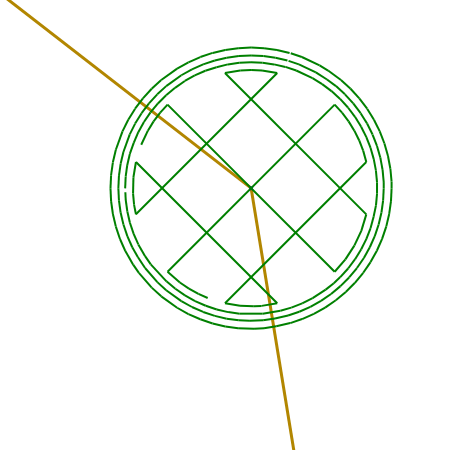
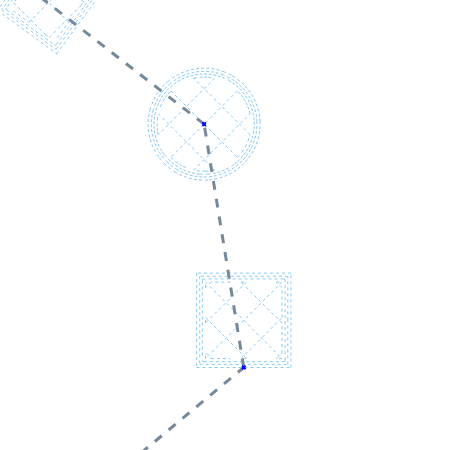
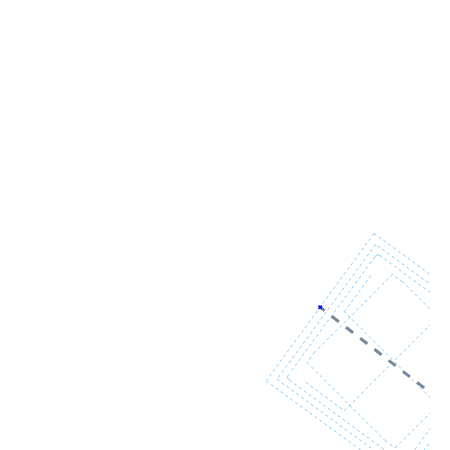
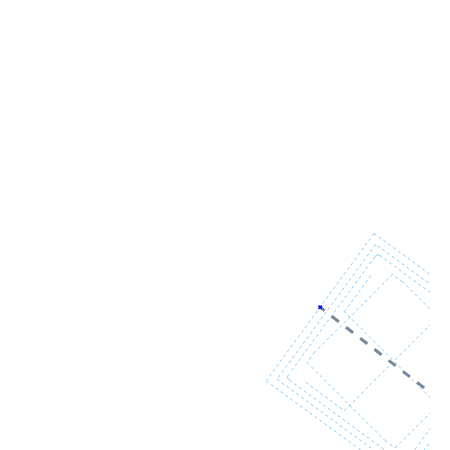

The cell these charts' notebook holds for them, in order:
### Code cell
test_layer = 4
figs = plotting.plot_steps(threader.layer_steps[test_layer], template='plotly_white',
    styles=paper_styles,
    zoom_box=((60.2, 90.2), (69.8, 109.8)),
    show_args={
        'xaxis':dict(showgrid=False, showticklabels=False),
        'yaxis':dict(showgrid=False, showticklabels=False)
    },
                           #show=False
                          )#, prev_layer=gcode.layers[test_layer-1], prev_layer_only_outline=False, preview_layer=False)
#plotting.plot_test(threader.layer_steps[1])

### Figure 1 — Plotly figure (JSON) as saved in the notebook; plotly's stock layout.template omitted (floating-point values rounded to 4 significant figures; data arrays with more than 128 entries replaced by an {"elided": "..."} marker saying what was removed)
{"data": [{"line": {"color": "#b28600", "width": 3}, "marker": {"color": "blue", "size": 4, "symbol": "x"}, "mode": "markers+lines", "name": "thread", "type": "scatter", "x": [45, 99.66, null, 99.66, 94.52, null, 94.52, 70.49, null], "y": [0, 45.48, null, 45.48, 77.07, null, 77.07, 95.7, null]}, {"line": {"color": "green", "width": 2}, "mode": "lines", "name": "gc_segs", "type": "scatter", "x": {"elided": "996 float values"}, "y": {"elided": "996 float values"}}], "layout": {"height": 450, "margin": {"b": 0, "l": 0, "pad": 0, "r": 20, "t": 0}, "showlegend": false, "width": 450, "xaxis": {"autorange": false, "domain": [0, 1], "range": [81.53, 103.8], "showgrid": false, "showticklabels": false, "type": "linear"}, "yaxis": {"autorange": false, "domain": [0, 1], "range": [63.52, 86.8], "scaleanchor": "x", "scaleratio": 1, "showgrid": false, "showticklabels": false, "type": "linear"}}}

### Figure 2 — Plotly figure (JSON) as saved in the notebook; plotly's stock layout.template omitted (floating-point values rounded to 4 significant figures; data arrays with more than 128 entries replaced by an {"elided": "..."} marker saying what was removed)
{"data": [{"line": {"color": "#1192e8", "dash": "dot", "width": 0.5}, "mode": "lines", "name": "to print", "opacity": 1, "type": "scatter", "x": {"elided": "996 float values"}, "y": {"elided": "996 float values"}}, {"line": {"color": "LightSlateGrey", "dash": "dash", "width": 3}, "marker": {"color": "blue", "size": 4, "symbol": "x"}, "mode": "markers+lines", "name": "thread", "type": "scatter", "x": [45, 99.66, null, 99.66, 94.52, null, 94.52, 70.49, null], "y": [0, 45.48, null, 45.48, 77.07, null, 77.07, 95.7, null]}, {"line": {"color": "#b28600", "dash": "dot", "width": 3}, "mode": "lines", "name": "thread path", "type": "scatter", "x": [45, 45.0, null], "y": [0, 200, null]}, {"marker": {"color": "red", "size": 6, "symbol": "circle"}, "mode": "markers", "name": "anchor", "type": "scatter", "x": [45], "y": [0]}], "layout": {"height": 450, "margin": {"b": 0, "l": 0, "pad": 0, "r": 20, "t": 0}, "showlegend": false, "width": 450, "xaxis": {"autorange": false, "domain": [0, 1], "range": [68.01, 123.8], "showgrid": false, "showticklabels": false, "type": "linear"}, "yaxis": {"autorange": false, "domain": [0, 1], "range": [34.77, 93.19], "scaleanchor": "x", "scaleratio": 1, "showgrid": false, "showticklabels": false, "type": "linear"}}}

### Figure 3 — Plotly figure (JSON) as saved in the notebook; plotly's stock layout.template omitted (floating-point values rounded to 4 significant figures; data arrays with more than 128 entries replaced by an {"elided": "..."} marker saying what was removed)
{"data": [{"line": {"color": "#1192e8", "dash": "dot", "width": 0.5}, "mode": "lines", "name": "to print", "opacity": 1, "type": "scatter", "x": {"elided": "996 float values"}, "y": {"elided": "996 float values"}}, {"line": {"color": "#b28600", "width": 3}, "marker": {"color": "gray", "size": 6, "symbol": "circle"}, "mode": "markers+lines", "name": "finished thread", "type": "scatter", "x": [], "y": []}, {"line": {"color": "green", "width": 2}, "mode": "lines", "name": "gcsegs", "type": "scatter", "x": [], "y": []}, {"line": {"color": "LightSlateGrey", "dash": "dash", "width": 3}, "marker": {"color": "blue", "size": 4, "symbol": "x"}, "mode": "markers+lines", "name": "thread", "type": "scatter", "x": [99.66, 94.52, null, 94.52, 70.49, null], "y": [45.48, 77.07, null, 77.07, 95.7, null]}, {"marker": {"color": "blue", "size": 4, "symbol": "x"}, "mode": "markers", "name": "next anchor", "type": "scatter", "x": [99.66], "y": [45.48]}, {"marker": {"color": "white", "line": {"color": "red", "width": 2}, "size": 6, "symbol": "circle"}, "mode": "markers", "name": "next anchor", "type": "scatter", "x": [99.66], "y": [45.48]}, {"line": {"color": "#b28600", "dash": "dot", "width": 3}, "mode": "lines", "name": "thread path", "type": "scatter", "x": [45, 198.7, null], "y": [0, 127.9, null]}, {"marker": {"color": "red", "size": 6, "symbol": "circle"}, "mode": "markers", "name": "anchor", "type": "scatter", "x": [45], "y": [0]}], "layout": {"height": 450, "margin": {"b": 0, "l": 0, "pad": 0, "r": 20, "t": 0}, "showlegend": false, "width": 450, "xaxis": {"domain": [0, 1], "range": [53.76, 76.24], "showgrid": false, "showticklabels": false, "type": "linear"}, "yaxis": {"domain": [0, 1], "range": [88.24, 111.8], "scaleanchor": "x", "scaleratio": 1, "showgrid": false, "showticklabels": false, "type": "linear"}}}

### Figure 4 — Plotly figure (JSON) as saved in the notebook; plotly's stock layout.template omitted (floating-point values rounded to 4 significant figures; data arrays with more than 128 entries replaced by an {"elided": "..."} marker saying what was removed)
{"data": [{"line": {"color": "#1192e8", "dash": "dot", "width": 0.5}, "mode": "lines", "name": "to print", "opacity": 1, "type": "scatter", "x": {"elided": "996 float values"}, "y": {"elided": "996 float values"}}, {"line": {"color": "#b28600", "width": 3}, "marker": {"color": "gray", "size": 6, "symbol": "circle"}, "mode": "markers+lines", "name": "finished thread", "type": "scatter", "x": [45, 99.66, null], "y": [0, 45.48, null]}, {"line": {"color": "gray", "width": 1}, "mode": "lines", "name": "prev step segs", "type": "scatter", "x": [], "y": []}, {"line": {"color": "green", "width": 2}, "mode": "lines", "name": "gcsegs", "type": "scatter", "x": [93.53, 105.8, null], "y": [45.48, 45.48, null]}, {"line": {"color": "LightSlateGrey", "dash": "dash", "width": 3}, "marker": {"color": "blue", "size": 4, "symbol": "x"}, "mode": "markers+lines", "name": "thread", "type": "scatter", "x": [99.66, 94.52, null, 94.52, 70.49, null], "y": [45.48, 77.07, null, 77.07, 95.7, null]}, {"marker": {"color": "blue", "size": 4, "symbol": "x"}, "mode": "markers", "name": "next anchor", "type": "scatter", "x": [99.66], "y": [45.48]}, {"marker": {"color": "white", "line": {"color": "red", "width": 2}, "size": 6, "symbol": "circle"}, "mode": "markers", "name": "next anchor", "type": "scatter", "x": [99.66], "y": [45.48]}, {"line": {"color": "#b28600", "dash": "dot", "width": 3}, "mode": "lines", "name": "thread path", "type": "scatter", "x": [99.66, 253.4, null], "y": [45.48, 173.4, null]}, {"marker": {"color": "red", "size": 6, "symbol": "circle"}, "mode": "markers", "name": "anchor", "type": "scatter", "x": [99.66], "y": [45.48]}], "layout": {"height": 450, "margin": {"b": 0, "l": 0, "pad": 0, "r": 20, "t": 0}, "showlegend": false, "width": 450, "xaxis": {"domain": [0, 1], "range": [53.76, 76.24], "showgrid": false, "showticklabels": false, "type": "linear"}, "yaxis": {"domain": [0, 1], "range": [88.24, 111.8], "scaleanchor": "x", "scaleratio": 1, "showgrid": false, "showticklabels": false, "type": "linear"}}}
